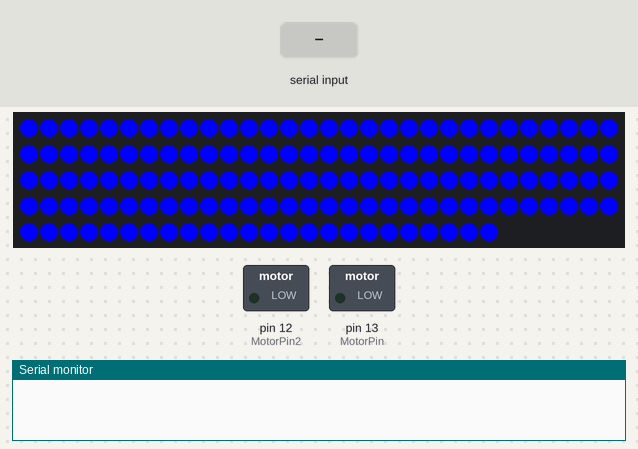
A sketch run on a simulated Arduino Uno, built with avr-gcc and run on an emulated ATmega328P. On the bench: 144 RGB LEDs in strip order, left to right, continuing on the next row, switched loads named in the sketch (green lamp = pin HIGH), the last lines printed to the serial monitor. The test bench sets the inputs (shaded band).

Above: at 0.1 s.
7.3 s: "r" received over Serial
At 8.1 s:
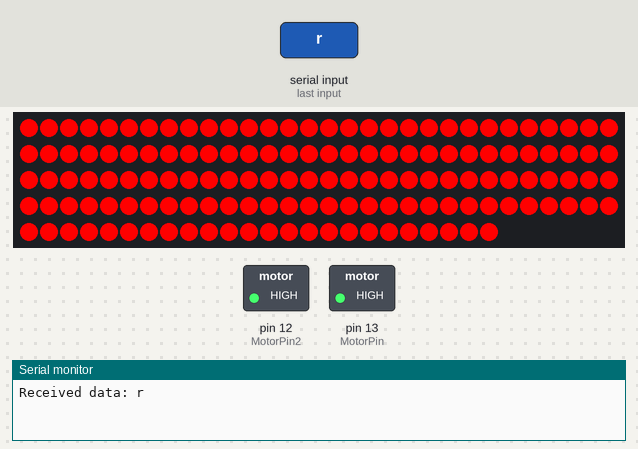
8.8 s: "o" received over Serial
At 9.3 s:
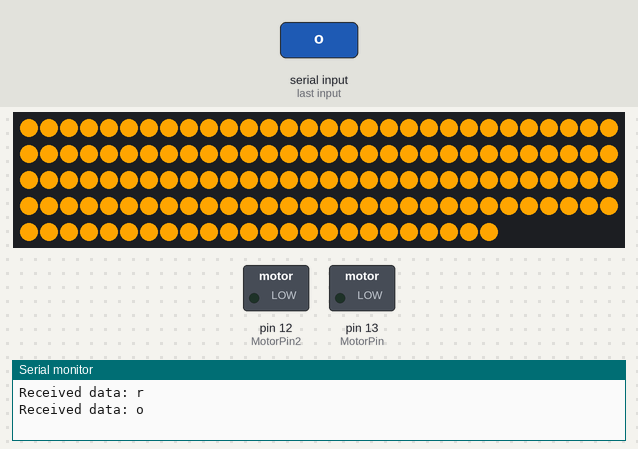
10.3 s: "g" received over Serial
At 11.6 s:
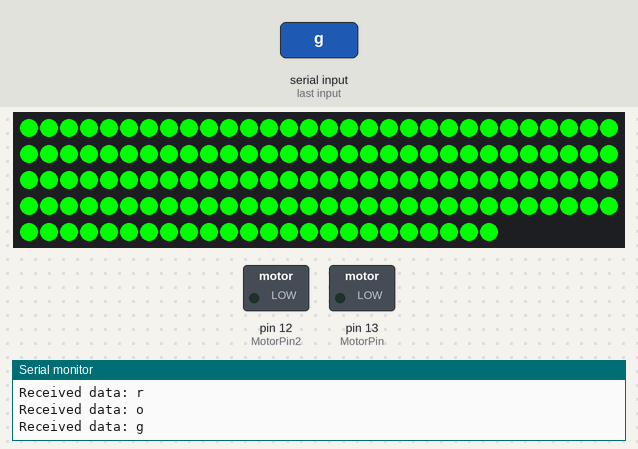
Timing chart, 0 to 13.3 s (numbered marks = the images above; inputs shaded):
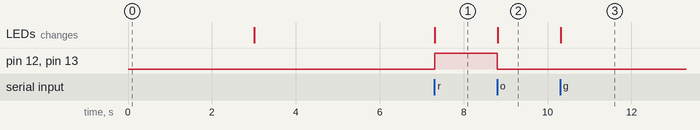

The sketch:

Final_code.ino
```cpp
//////////Arduino control for Walk-e///////////////////

// Author: Kacper Sikorski
// Date : 29/11/2023

// Description: This code is used to control the LED strip and vibration motors based on the commands sent from Raspberry Pi
// over serial communication UART port

// import necessary libraries for the LED strip
#include <FastLED.h>

// all defines for LEDs
#define LED_PIN     7
#define NUM_LEDS    144
#define RED     CRGB(255, 0, 0)

// RGB colours
#define GREEN   CRGB(0, 255, 0)
#define ORANGE   CRGB(255,165,0)
#define NOCOLOUR CRGB(0, 0, 0)
#define BLUE CRGB(0, 0, 255)

// Motor Pins
#define MotorPin 13
#define MotorPin2 12

// control over LEDs
CRGB leds[NUM_LEDS];


void setup() {

  FastLED.addLeds<WS2812, LED_PIN, GRB>(leds, NUM_LEDS);

  pinMode(MotorPin, OUTPUT);  // sets the digital pin 13 as output
  pinMode(MotorPin2, OUTPUT);


  Serial.begin(9600);
  setColor(BLUE);
  delay(3000);
  setColor(NOCOLOUR);
  delay(3000);
}


void loop() {
   while (Serial.available() > 0) {
    // Read the incoming data
    char receivedData = Serial.read();

    // Print the received data
    Serial.print("Received data: ");
    Serial.println(receivedData);

    if (receivedData == 'r') {
       digitalWrite(MotorPin, LOW);
       digitalWrite(MotorPin2, LOW);
      setColor(NOCOLOUR);
      setColor(RED);
      digitalWrite(MotorPin, HIGH);
      digitalWrite(MotorPin2, HIGH);
      delay(1000);

      // Add your action here
    }
    else if (receivedData == 'o'){
       digitalWrite(MotorPin, LOW);
       digitalWrite(MotorPin2, LOW);
      setColor(NOCOLOUR);
      setColor(ORANGE);
      delay(1000);


    }
    else if(receivedData == 'g'){
    digitalWrite(MotorPin, LOW);
    digitalWrite(MotorPin2, LOW);
    setColor(NOCOLOUR);
    setColor(GREEN);
    delay(1000);

  }
  else {
    digitalWrite(MotorPin, LOW);
    digitalWrite(MotorPin2, LOW);
    setColor(BLUE);
  }


   }
}

void setColor(CRGB color) {
  for (int i = 0; i < NUM_LEDS; i++) {
    leds[i] = color;
  }
  FastLED.show();
}
```

Measured:
- after the input at 7.3 s, pin 12 (MotorPin2), pin 13 (MotorPin): LOW → HIGH at once; the LEDs: change at once (image 1)
- after the input at 8.8 s, pin 12 (MotorPin2), pin 13 (MotorPin): HIGH → LOW at once; the LEDs: change at once (image 2)
- after the input at 10.3 s, the LEDs: change at once (image 3)
